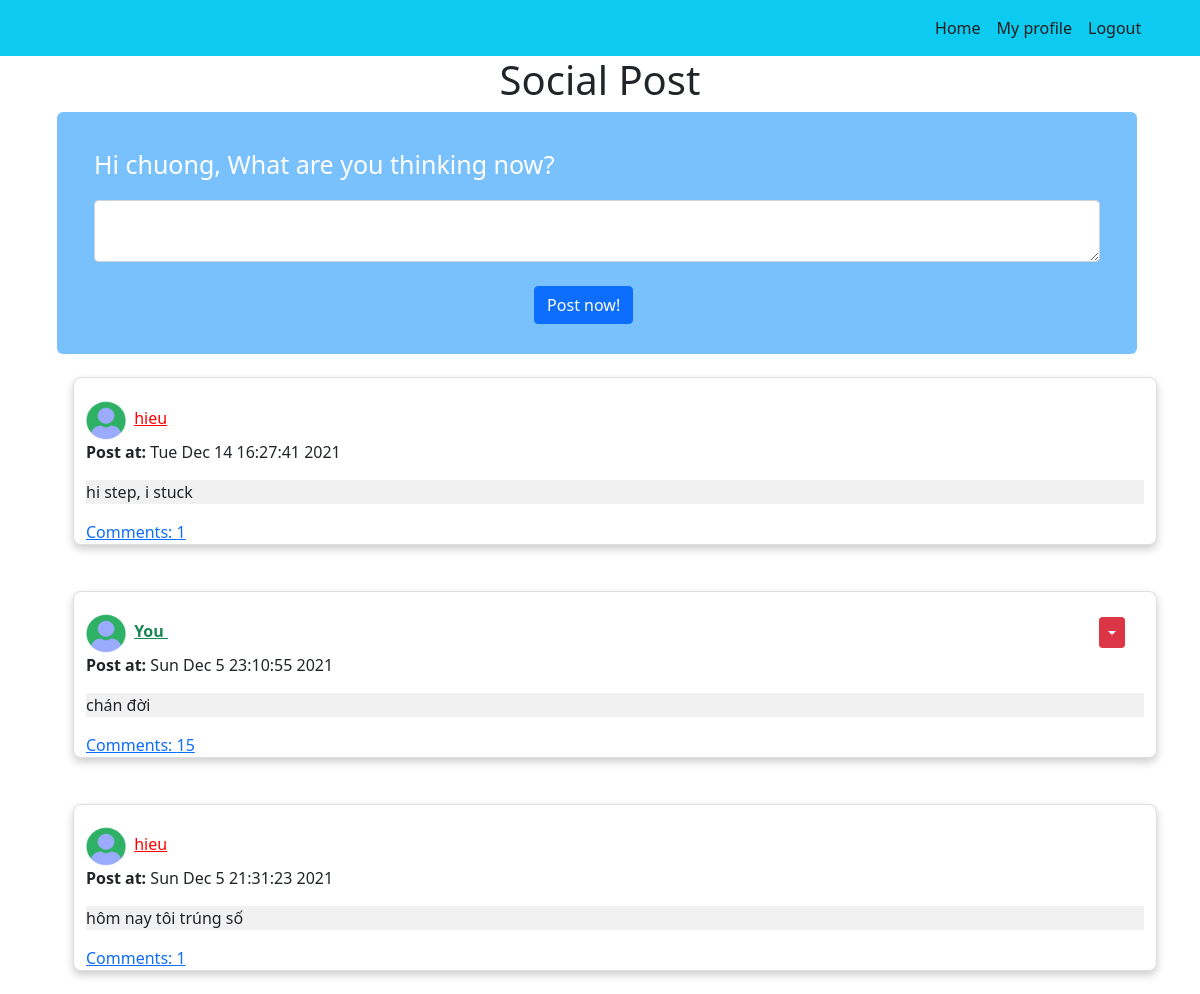
/ (signed in), run on the app's committed database.
### models.py (models this page shows, shortened)
class User(db.Model, UserMixin):
    __tablename__ = 'users'
    id = db.Column(db.Integer, primary_key=True)
    username = db.Column(db.String(64), unique=True, index=True)
    email = db.Column(db.String(150), unique= True)
    img = db.Column(db.Text, nullable = True)
    password_hash = db.Column(db.String(128))
    posts = db.relationship('Post', backref="author", lazy=True)
    comments = db.relationship('Comment', backref="user_comment", lazy=True)
    followed = db.relationship('Follow', foreign_keys=[Follow.follower_id], backref=db.backref('follower', lazy='joined'), lazy=True, cascade='all, delete-orphan')
    followers = db.relationship('Follow', foreign_keys=[Follow.followed_id], backref=db.backref('followed', lazy='joined'), lazy=True, cascade='all, delete-orphan')
    @property
    def password(self):
        raise AttributeError('password is not a readable attribute')

class Post(db.Model):
    __tablename__ = 'posts'
    id = db.Column(db.Integer, primary_key=True)
    img = db.Column(db.Text, nullable = True)
    body = db.Column(db.Text)
    timestamp = db.Column(db.DateTime, index=True, default=datetime.now)
    author_id = db.Column(db.Integer, db.ForeignKey('users.id'))
    comments = db.relationship('Comment', backref="post_comment", lazy=True)

### views.py (the view, shortened to what this page needs)
@views.route('/', methods = ['GET', 'POST'])
def home():
    posts = Post.query.order_by(Post.timestamp.desc()).all()
    users = User.query.order_by(User.id.desc()).all()
    return render_template('home.html', user= current_user, posts= posts, users = users)

### initial.py (called while the page is built)
def create_app():
    app = Flask(__name__)
    app.config['SECRET_KEY'] = 'okay'
    app.config['SQLALCHEMY_DATABASE_URI'] = f'sqlite:///{DB_NAME}'
    app.config['SQLALCHEMY_TRACK_MODIFICATIONS'] = False
    db.init_app(app)
    from views import views
    from auth import auth
    app.register_blueprint(views, url_prefix='/')
    app.register_blueprint(auth, url_prefix='/')
    from models import User, Post, Comment, Follow
    create_database(app)
    login_manager = LoginManager()
    login_manager.login_view = 'auth.login'
    login_manager.init_app(app)
    @login_manager.user_loader
    def load_user(id):
        return User.query.get(int(id))
    return app

### templates/Home.html (shortened to what this page needs)
{% extends "base.html" %} {% block title %}Home{% endblock %} {% block content
  %}
  <h1 align="center">Social Post</h1>
  {% if user.is_authenticated %}
  <form method="POST" style="background-color: rgb(121, 193, 252); border-radius: 6px;width: 1080px;margin-left: 15px;height: auto;" enctype="multipart/form-data">
    <div class="container-cus">
      <br/>
      <p style="color: white; margin-left: 2%; font-size: 25px;">Hi {{user.username}}, What are you thinking now?</p>
      <textarea name="post" id="post" class="form-control" style="width: 96%; margin-left: 2%;"></textarea>
      <br />
      <div>
        <button type="submit" class="btn btn-primary" style="margin-left: 44%; margin-bottom: 2%;">Post now!</button>
      </div>
    </div>
  </form>
  {% endif %}
  <ul class="list-group list-group-flush" id="notes">
    {% for post in posts %}
    <li class="list-group-item">
      <div class ="card" style="display: flex;">
        <div class="container">
            {% if post.author_id == user.id %}
            <span>
              {% for u in users %}
                {% if post.author_id == u.id %}
                  <img src="/static/{{u.img}}" onerror="this.onerror=null;this.src='/static/default-image.jpg';" alt="Avatar" style="width:40px; height: 40px;">
                {% endif %}
              {% endfor %}
              <a href="/profile/{{post.author_id}}"  class="link-success" style="margin-left: 4px;"><b> You </b></a></span>
            {% else %}
            <span >
              {% for u in users %}
                {% if post.author_id == u.id %}
                  <img src="/static/{{u.img}}" onerror="this.onerror=null;this.src='/static/default-image.jpg';" alt="Avatar" style="width:40px; height: 40px;">
                {% endif %}
              {% endfor %}
              <a href="/profile/{{post.author_id}}"  class="link-dark" style="color:#FF0000;margin-left: 4px;">{{ post.author.username}}</a></span>
            {% endif %}
            {% if post.author_id == user.id %}
            <div class="btn-group" style="margin-left: 88%;">
              <button
                type="button"
                class="btn btn-sm btn-danger dropdown-toggle"
                data-bs-toggle="dropdown"
              ></button>
            </div>
            {% endif %}
            <p><b>Post at: </b>{{post.timestamp.strftime("%c")}}</p>
            <div class="body" style="background-color: rgb(241, 241, 241)"><p>{{ post.body }}</p></div>
            <a href="#comments" class="viewbutton">Comments: {{post.comments|length}}</a>
        </div>
    </div>
    </li>
    {% endfor %}
  </ul>
{% endblock %}

### static/home.css (style rules this page uses)
.card { box-shadow: 0 4px 8px 0 rgba(0,0,0,0.2); transition: 0.3s; width: 100%; margin: 15px; border-radius: 8px; }
.container-cus { padding: 10px 16px; }

### data on the page
User: username "chuong", img (placeholder picture)
Post: author.username "hieu", timestamp "Tue Dec 14 16:27:41 2021", body "hi step, i stuck", comments|length "1"
User: img (placeholder picture)
Post: timestamp "Sun Dec 5 23:10:55 2021", body "chán đời", comments|length "15"
Post: author.username "hieu", timestamp "Sun Dec 5 21:31:23 2021", body "hôm nay tôi trúng số", comments|length "1"
